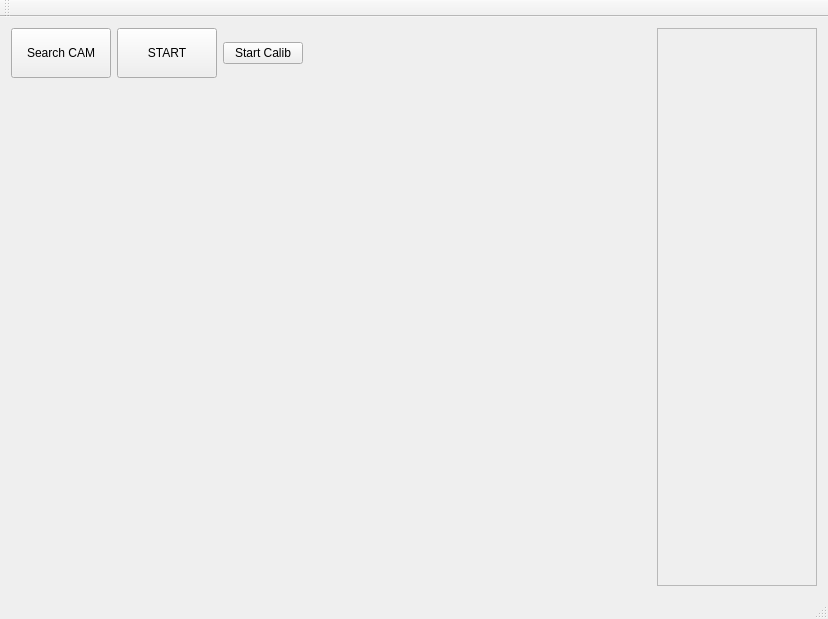
<?xml version="1.0" encoding="UTF-8"?>
<ui version="4.0">
 <class>MainWindow</class>
 <widget class="QMainWindow" name="MainWindow">
  <property name="geometry">
   <rect>
    <x>0</x>
    <y>0</y>
    <width>826</width>
    <height>619</height>
   </rect>
  </property>
  <property name="windowTitle">
   <string>MainWindow</string>
  </property>
  <widget class="QWidget" name="centralWidget">
   <layout class="QHBoxLayout" name="horizontalLayout_2" stretch="0,0">
    <item>
     <layout class="QVBoxLayout" name="verticalLayout_4">
      <item>
       <layout class="QHBoxLayout" name="horizontalLayout">
        <item>
         <widget class="QPushButton" name="searchCameras">
          <property name="minimumSize">
           <size>
            <width>100</width>
            <height>50</height>
           </size>
          </property>
          <property name="text">
           <string>Search CAM</string>
          </property>
          <property name="checkable">
           <bool>false</bool>
          </property>
         </widget>
        </item>
        <item>
         <widget class="QPushButton" name="MoCapButton">
          <property name="minimumSize">
           <size>
            <width>100</width>
            <height>50</height>
           </size>
          </property>
          <property name="text">
           <string>START</string>
          </property>
          <property name="checkable">
           <bool>true</bool>
          </property>
         </widget>
        </item>
        <item>
         <widget class="QPushButton" name="calibButton">
          <property name="text">
           <string>Start Calib</string>
          </property>
          <property name="checkable">
           <bool>true</bool>
          </property>
         </widget>
        </item>
        <item>
         <spacer name="horizontalSpacer">
          <property name="orientation">
           <enum>Qt::Horizontal</enum>
          </property>
          <property name="sizeType">
           <enum>QSizePolicy::MinimumExpanding</enum>
          </property>
          <property name="sizeHint" stdset="0">
           <size>
            <width>40</width>
            <height>20</height>
           </size>
          </property>
         </spacer>
        </item>
       </layout>
      </item>
      <item>
       <widget class="RPIMoCap::Visualization::MocapScene3D" name="widget" native="true">
        <property name="minimumSize">
         <size>
          <width>640</width>
          <height>480</height>
         </size>
        </property>
       </widget>
      </item>
     </layout>
    </item>
    <item>
     <widget class="QScrollArea" name="scrollArea">
      <property name="minimumSize">
       <size>
        <width>160</width>
        <height>0</height>
       </size>
      </property>
      <property name="maximumSize">
       <size>
        <width>160</width>
        <height>16777215</height>
       </size>
      </property>
      <property name="widgetResizable">
       <bool>true</bool>
      </property>
      <widget class="QWidget" name="scrollAreaWidgetContents">
       <property name="geometry">
        <rect>
         <x>0</x>
         <y>0</y>
         <width>158</width>
         <height>539</height>
        </rect>
       </property>
      </widget>
     </widget>
    </item>
   </layout>
  </widget>
  <widget class="QMenuBar" name="menuBar">
   <property name="geometry">
    <rect>
     <x>0</x>
     <y>0</y>
     <width>826</width>
     <height>21</height>
    </rect>
   </property>
  </widget>
  <widget class="QToolBar" name="mainToolBar">
   <attribute name="toolBarArea">
    <enum>TopToolBarArea</enum>
   </attribute>
   <attribute name="toolBarBreak">
    <bool>false</bool>
   </attribute>
  </widget>
  <widget class="QStatusBar" name="statusBar"/>
 </widget>
 <layoutdefault spacing="6" margin="11"/>
 <customwidgets>
  <customwidget>
   <class>RPIMoCap::Visualization::MocapScene3D</class>
   <extends>QWidget</extends>
   <header>RPIMoCap/mocapscene3d.h</header>
   <container>1</container>
  </customwidget>
 </customwidgets>
 <resources/>
 <connections/>
</ui>
